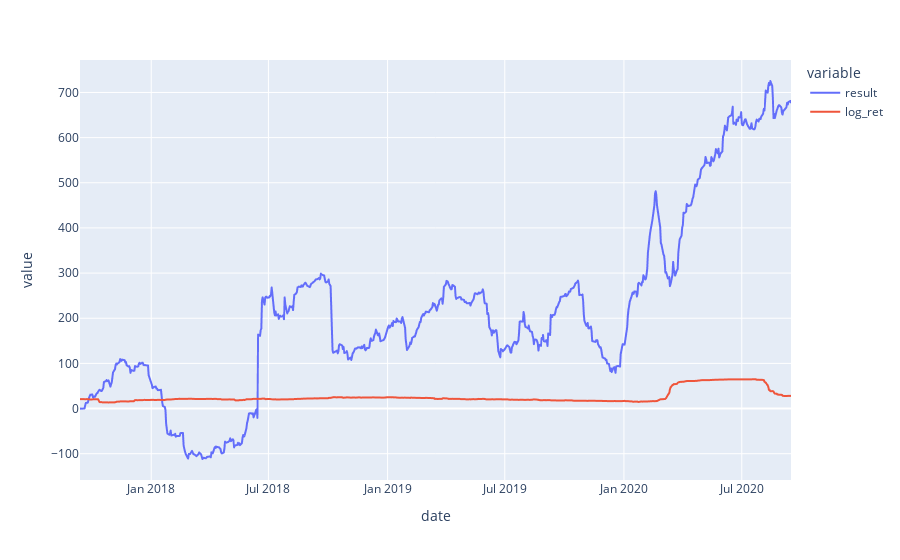

This figure's notebook cell:
### Code cell
px.line(dd[['result', 'log_ret']])

### Figure 1 — Plotly figure (JSON) as saved in the notebook; plotly's stock layout.template omitted (floating-point values rounded to 4 significant figures; data arrays with more than 128 entries replaced by an {"elided": "..."} marker saying what was removed)
{"data": [{"hovertemplate": "variable=result<br>date=%{x}<br>value=%{y}<extra></extra>", "legendgroup": "result", "line": {"color": "#636efa", "dash": "solid"}, "marker": {"symbol": "circle"}, "mode": "lines", "name": "result", "showlegend": true, "type": "scattergl", "x": {"elided": "724 str values"}, "xaxis": "x", "y": {"elided": "724 float values"}, "yaxis": "y"}, {"hovertemplate": "variable=log_ret<br>date=%{x}<br>value=%{y}<extra></extra>", "legendgroup": "log_ret", "line": {"color": "#EF553B", "dash": "solid"}, "marker": {"symbol": "circle"}, "mode": "lines", "name": "log_ret", "showlegend": true, "type": "scattergl", "x": {"elided": "724 str values"}, "xaxis": "x", "y": {"elided": "724 float values"}, "yaxis": "y"}], "layout": {"legend": {"title": {"text": "variable"}, "tracegroupgap": 0}, "margin": {"t": 60}, "xaxis": {"anchor": "y", "domain": [0, 1], "title": {"text": "date"}}, "yaxis": {"anchor": "x", "domain": [0, 1], "title": {"text": "value"}}}}
